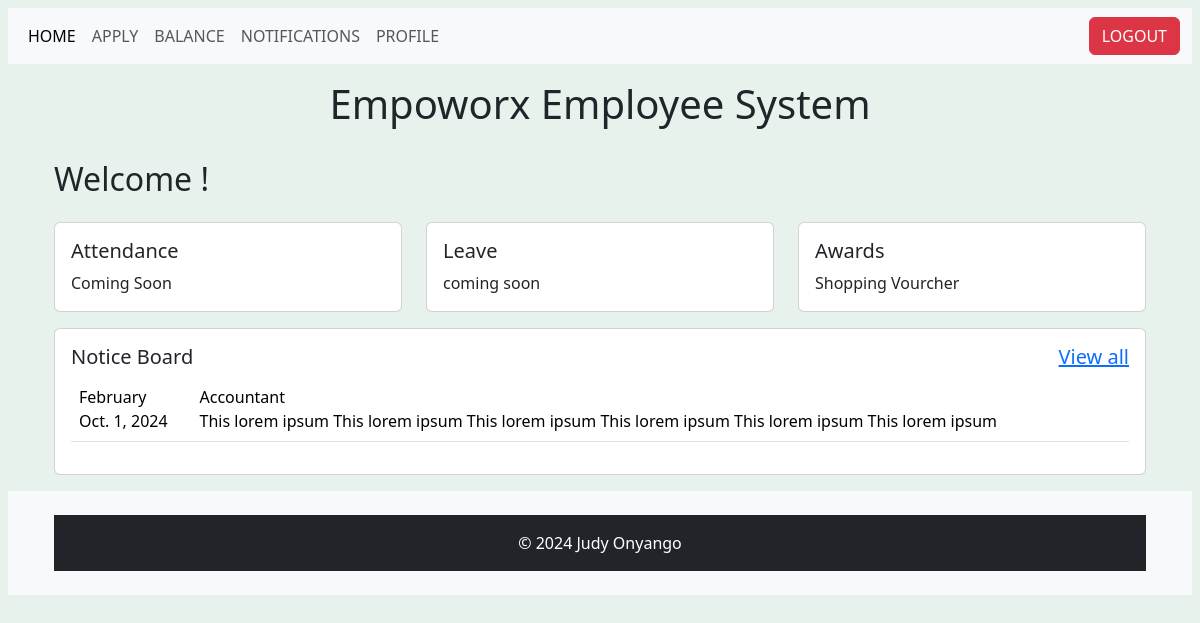
/ (signed in), run on the app's committed database.
### users/models.py (models this page shows, shortened)
class Awards(models.Model):
    award=models.CharField(max_length=50)

class Notice(models.Model):
    vacancy = models.CharField(max_length=50)
    date=models.DateField()
    month=models.CharField(max_length=50)
    announcements=models.TextField()

### users/views.py (the view)
# urls.py: 2. Add a URL to urlpatterns:  path('', views.home, name='home')
@login_required
def home(request):
    leave_applications = LeaveApplication.objects.filter(user=request.user).order_by('-start_date')
    notice=Notice.objects.all()
    awards=Awards.objects.all()
    leave_applications=LeaveApplication.objects.all()
    return render(request, 'users/home.html', {
        'notice': notice,
        'awards': awards,
        'leave_applications': leave_applications,
    })

### users/templates/users/home.html (shortened to what this page needs)
{% extends "users/base.html" %}
{% block content %}
<div class="container">
    <div class="row">
        <div class="col-12">
            <h1 class="text-center m-3">Empoworx Employee System</h1>
        </div>
    </div>
    <div class="row mt-3">
        <div class="col-12">
            <h2>Welcome  {{ user.first_name }} {{ user.last_name }}!</h2>
        </div>
    </div>
    <div class="row mt-3">
        <div class="col-4">
            <div class="card">
                <div class="card-body">
                    <h5 class="card-title">Attendance</h5>
                    <p class="card-text">Coming Soon</p>
                </div>
            </div>
        </div>
        <div class="col-4">
            <div class="card">
                <div class="card-body">
                    <h5 class="card-title">Leave</h5>
                    <p class="card-text">coming soon</p>
                </div>
            </div>
        </div>
        {% for awards in awards %}
        <div class="col-4">
            <div class="card">
                <div class="card-body">
                    <h5 class="card-title">Awards</h5>
                    <p class="card-text">{{awards.award}}</p>
                </div>
            </div>
        </div>
        {% endfor %}
    </div>
    <div class="row mt-3">
        <div class="col-12">
            <div class="card">
                <div class="card-body">
                    <h5 class="card-title">Notice Board <a href="#" class="float-end">View all</a></h5>
                    {% for notice in notice %}
                    <table class="table">
                        <tbody>
                            <tr>
                                <td>{{notice.month}}<br>{{notice.date}}</td>
                                <td>{{notice.vacancy}}<br>{{notice.announcements}}</td>
                            </tr>
                        </tbody>
                    </table>
                    {% endfor %}
                </div>
            </div>
        </div>
    </div>
</div>
{% endblock %}

### data on the page
Awards: award "Shopping Vourcher"
Notice: month "February", date "Oct. 1, 2024", vacancy "Accountant", announcements "This lorem ipsum This lorem ipsum This lorem ipsum This lorem ipsum This lorem ipsum This lorem ipsum"
